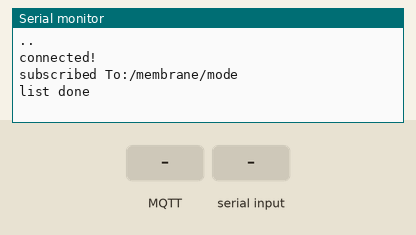
The sketch below on a simulated ESP8266 (NodeMCU). On the bench: the last lines printed to the serial monitor. Inputs (shaded band) come from the test bench. WiFi joins after 1.5 s; servers stay silent unless stated; no MQTT or app messages arrive unless stated.

Above: at 4.2 s.
4.3 s: MQTT message "subscribe" arrives on the first subscribed topic
At 5.5 s:
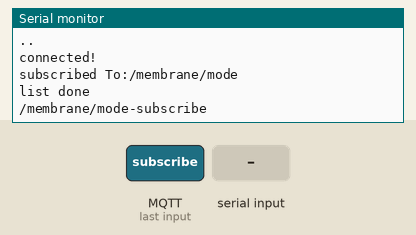
5.8 s: "subscribe\n" received over Serial
At 6.8 s:
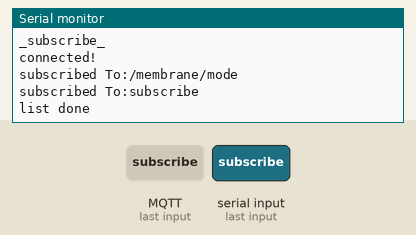
7.3 s: MQTT message "1" arrives on the first subscribed topic
At 8.3 s:
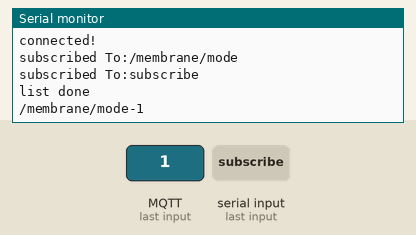
8.8 s: MQTT message "on" arrives on the first subscribed topic
At 9.2 s:
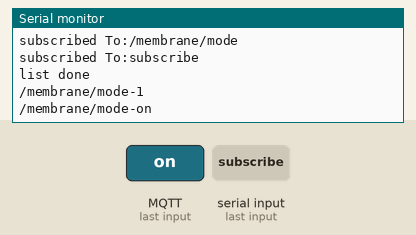
10.3 s: MQTT message "off" arrives on the first subscribed topic
At 11.8 s:
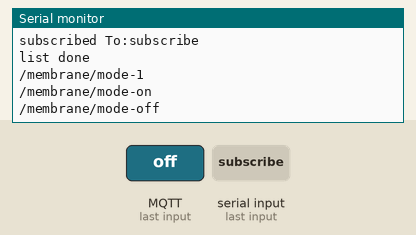

The sketch:

consolle_button_lolin.ino
```cpp
#include <ESP8266WiFi.h>
#include <MQTT.h>

const char ssid[] = "iot-net";
const char pass[] = "interactive";

WiFiClient net;
MQTTClient client;

unsigned long lastMillis = 0;
String message = "";
char delimitKV = ':';
char delimitEnd = '!';

String channelsToSubscribeTo[10] = {"/membrane/mode", "", "", "", "", "", "", "", "", "",};

void connect() {
  //Serial.print("checking wifi...");
  while (WiFi.status() != WL_CONNECTED) {
    Serial.print(".");
    delay(1000);
  }

  //Serial.print("\nconnecting...");
  while (!client.connect("Deskmate Imitator", "sharing", "caring")) {
    Serial.print(".");
    delay(1000);
  }

  Serial.println("\nconnected!");
  //client.subscribe("/hello");

  subscribeToTopics();
}


void setup() {
  Serial.begin(9600);
  WiFi.begin(ssid, pass);
  client.begin("192.168.1.23", net);
  client.onMessage(messageReceived);

  connect();
  delay(1000);
}

void loop() {
  client.loop();
  delay(10);

  if (!client.connected()) {
    connect();
  }
  parseCommandFromSerial();
}


void parseCommandFromSerial() {
  if (Serial.available() > 0) {
    String command = Serial.readStringUntil('\n');

    int separatorIndex = command.indexOf('-');

    String arg1 = command.substring(0, separatorIndex);
    String arg2 = command.substring(separatorIndex + 1, command.length());

    if (arg1 == "subscribe") {
      addTopicToSubscribeTo(arg2);
    } else {
      client.publish(arg1, arg2);
    }
  }
}


void messageReceived(String &topic, String &payload) {
  Serial.println(topic + "-" + payload);
}


//doing this from the function does not work somehow
void addTopicToSubscribeTo(String topic) {
  for (int i = 0; i < 10; i++) {
    if (channelsToSubscribeTo[i] == "") {
      channelsToSubscribeTo[i] = topic;

      for (int j = 0; j < i + 1; j++) {
        Serial.print("_");
        Serial.print(channelsToSubscribeTo[j]);
        Serial.println("_");
      }
      break;

    }
  }
  client.disconnect();
  connect();
}

void subscribeToTopics() {
  for (int i = 0; i < 10; i++) {
    if (channelsToSubscribeTo[i] != "") {
      client.subscribe(channelsToSubscribeTo[i]);

      Serial.print("subscribed To:");
      Serial.print(channelsToSubscribeTo[i]);
      Serial.println();
    } else {
      Serial.println("list done");
      break;
    }
  }
}
```

Measured:
- after the input at 4.3 s, the serial monitor: prints a new line at once (image 1)
- after the input at 5.8 s, the serial monitor: prints a new line at once (image 2)
- after the input at 7.3 s, the serial monitor: prints a new line at once (image 3)
- after the input at 8.8 s, the serial monitor: prints a new line at once (image 4)
- after the input at 10.3 s, the serial monitor: prints a new line at once (image 5)
